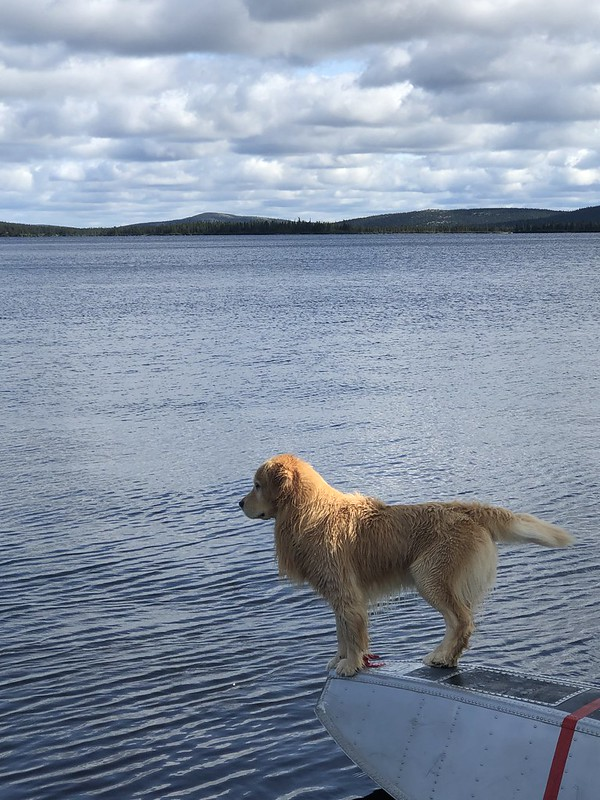
#> input picture images/puffy-wool.jpg, 600 x 800 px, given as the content of the folder data/Labrador_crop/, which was not available
$ python train.py
#> lines starting #> are read from the running program, lines starting #| are printed output that depends on the picture
import os
import argparse

import cv2
import matplotlib.pyplot as plt
import numpy as np

from imutils import paths
from sklearn.preprocessing import LabelBinarizer
from sklearn.model_selection import train_test_split
from sklearn.metrics import classification_report, confusion_matrix
from skimage.color import rgb2gray
from skimage import exposure
from keras import backend as K
from keras.models import Sequential, Model
from keras.layers import GlobalAveragePooling2D, Dropout, BatchNormalization
from keras.layers.convolutional import Conv2D, MaxPooling2D
from keras.layers.core import Activation, Flatten, Dense
from keras.initializers import glorot_uniform
from keras.applications.mobilenet_v2 import MobileNetV2, preprocess_input, decode_predictions
from keras.applications.densenet import DenseNet121
from keras.preprocessing.image import img_to_array
from keras.callbacks import EarlyStopping, ModelCheckpoint
from keras.optimizers import SGD, Adam

class ImageToArrayPreprocessor:
    def __init__(self, dataFormat=None):
        # store the image data format
        self.dataFormat = dataFormat

    def preprocess(self, image):
        # apply the Keras utility function that correctly rearranges # the dimensions of the image
        return img_to_array(image, data_format=self.dataFormat)

class BWPreprocessor:
    def preprocess(self, image):
        return np.expand_dims(rgb2gray(image), 2)


class SimplePreprocessor:
    def __init__(self, width, height, inter=cv2.INTER_AREA):
        # store the target image width, height, and interpolation # method used when resizing
        self.width = width
        self.height = height
        self.inter = inter

    def preprocess(self, image):
        # resize the image to a fixed size, ignoring the aspect # ratio
        return cv2.resize(image, (self.width, self.height),
                                interpolation=self.inter)


class PictureControlProcessor:
    # [4 lines left out: function preprocess, not called in this run]

class BGR2RGBProcessor:
    def preprocess(self, image):
        image = cv2.cvtColor(image, cv2.COLOR_BGR2RGB)
        return image

class BlurProcessor:
    # [4 lines left out: function preprocess, not called in this run]

class SimpleDatasetLoader:

    def __init__(self, preprocessors=None):
        # store the image preprocessor
        self.preprocessors = preprocessors

        # if the preprocessors are None, initialize them as an
        # empty list
        if self.preprocessors is None:
            self.preprocessors = []

    def load(self, imagePaths, verbose=-1):
        # initialize the list of features and labels
#> called with verbose = 500
        data = []
        labels = []

        # loop over the input images
        for (i, imagePath) in enumerate(imagePaths):
            # load the image and extract the class label assuming
            # that our path has the following format:
            # /path/to/dataset/{class}/{image}.jpg
            image = cv2.imread(imagePath)
#> image is the input picture: shape (800, 600, 3); mean B, G, R 163.1, 145.8, 133.8
            label = imagePath.split(os.path.sep)[-2]
            if self.preprocessors is not None:
                for p in self.preprocessors:
                    image = p.preprocess(image)
#> this loop made 2 passes
#> pass 1, in load, `image = p.preprocess(image)`:
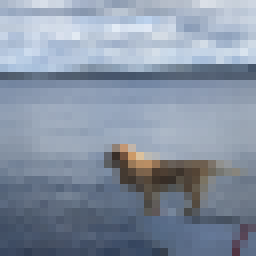
#> image: shape (32, 32, 3) (shown 8 times larger); mean B, G, R 163.1, 145.8, 133.8

            # treat our processed image as a "feature vector" # by updating the data list followed by the labels
            data.append(image)
            labels.append(label)
            # show an update every ‘verbose‘ images
            if verbose > 0 and i > 0 and (i + 1) % verbose == 0:
                print("[INFO] processed {}/{}".format(i + 1, len(imagePaths)))
            # return a tuple of the data and labels
        return (np.array(data), np.array(labels))


class ShallowNet:
    # [20 lines left out: function build, not called in this run]

class LeNet:
    # [24 lines left out: function build, not called in this run]

class MobileNet:
    # [27 lines left out: functions build, balance_classes, not called in this run]

args = {'dataset':'data/Labrador_crop/'}
imagePaths = list(paths.list_images(args["dataset"]))
seed = 42
model_class = 'MobileNet'
imsize = 32
sp = SimplePreprocessor(imsize, imsize)
iap = ImageToArrayPreprocessor()
bw = BWPreprocessor()
pc = PictureControlProcessor()
bgr = BGR2RGBProcessor()
blur = BlurProcessor()

preprocessors = [sp, iap, bgr]
sdl = SimpleDatasetLoader(preprocessors=preprocessors)
#> (the run stopped early here; a loop or call above may not have finished)

$ run again, on images/sit_or_stand.jpg
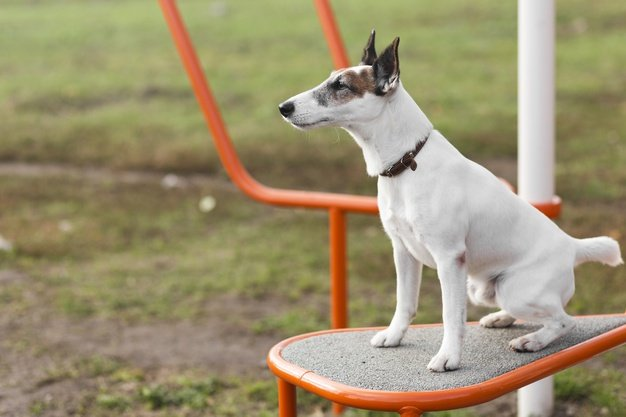
#> input picture images/sit_or_stand.jpg, 626 x 417 px, given as the content of the folder data/Labrador_crop/, which was not available
#> in load, image is the input picture: shape (417, 626, 3); mean B, G, R 112.8, 145.6, 156.7
#> the loop in load, `for p in self.preprocessors:` made 2 passes
#> pass 1, in load, `image = p.preprocess(image)`:
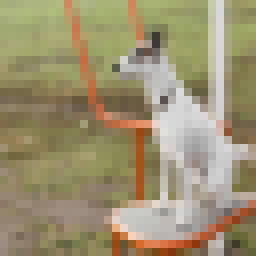
#> image: shape (32, 32, 3) (shown 8 times larger); mean B, G, R 112.9, 145.6, 156.7

$ run again, on images/straight-tail.jpg
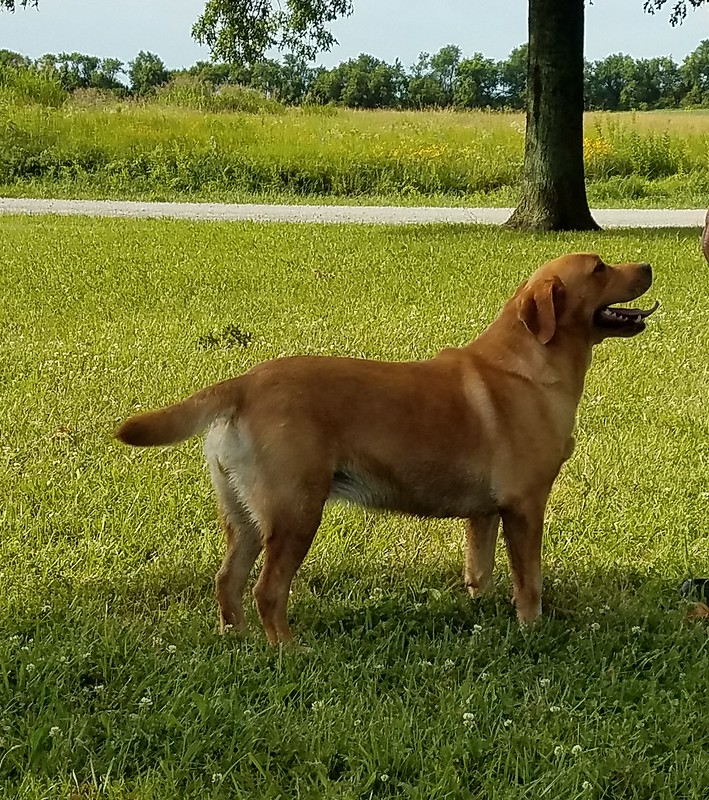
#> input picture images/straight-tail.jpg, 709 x 800 px, given as the content of the folder data/Labrador_crop/, which was not available
#> in load, image is the input picture: shape (800, 709, 3); mean B, G, R 52.1, 114.4, 111
#> the loop in load, `for p in self.preprocessors:` made 2 passes
#> pass 1, in load, `image = p.preprocess(image)`:
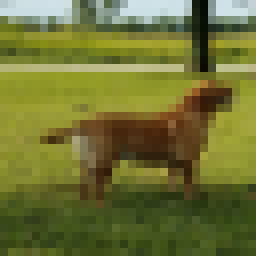
#> image: shape (32, 32, 3) (shown 8 times larger); mean B, G, R 52.1, 114.5, 111
